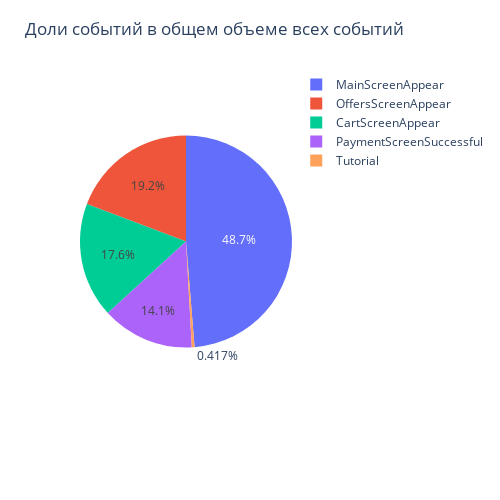

Here is the notebook cell this chart was saved with:
### Code cell
# подготовка графика
fig=px.pie(grd1, names='event', values='count')
fig.update_layout(height=500, width=500, title_text="Доли событий в общем объеме всех событий")
fig.show()

### Figure 1 — Plotly figure (JSON) as saved in the notebook; plotly's stock layout.template omitted (floating-point values rounded to 4 significant figures)
{"data": [{"domain": {"x": [0, 1], "y": [0, 1]}, "hovertemplate": "event=%{label}<br>count=%{value}<extra></extra>", "labels": ["MainScreenAppear", "OffersScreenAppear", "CartScreenAppear", "PaymentScreenSuccessful", "Tutorial"], "legendgroup": "", "name": "", "showlegend": true, "type": "pie", "values": [117328, 46333, 42303, 33918, 1005]}], "layout": {"height": 500, "legend": {"tracegroupgap": 0}, "margin": {"t": 60}, "title": {"text": "Доли событий в общем объеме всех событий"}, "width": 500}}
